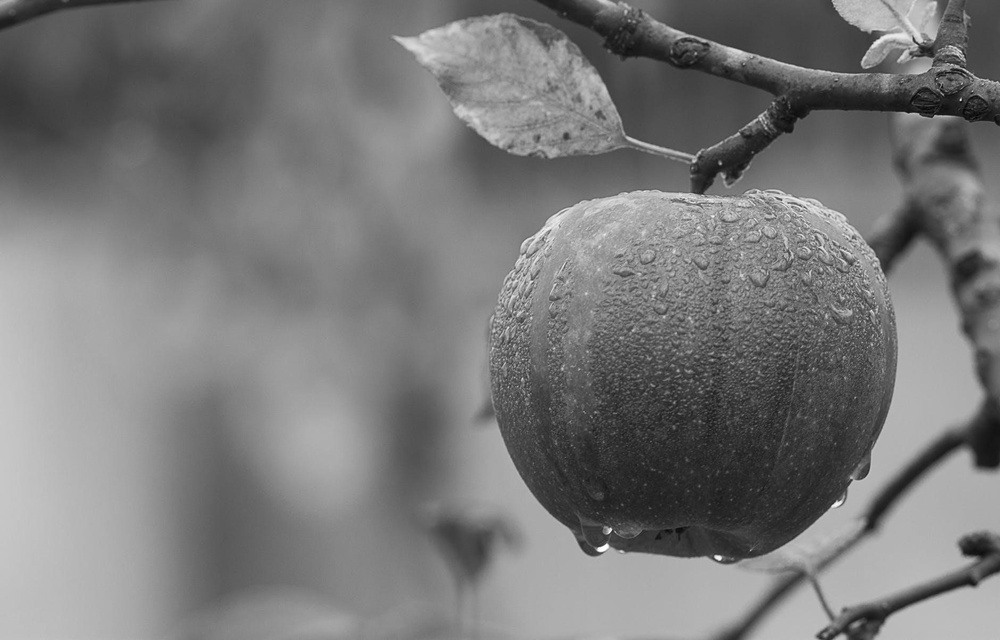
%> input picture mini_project_1/imgs/1.jpg, 1000 x 640 px, shrunk from 1880 x 1204 before the run; its folder holds 4 pictures in this run
$ octave --eval "result = prepare;"   (GNU Octave 9; MATLAB toolbox functions it lacks are replaced by stand-ins)
%> lines starting %> are read from the running program, lines starting %| are printed output that depends on the picture
### mini_project_1/functions/directory_to_sequence.m
% Note: Make sure Dataset and all subfolders are added to Matlab path
function [sequence] = directory_to_sequence(directory, img_format)
%> called with directory = './imgs', img_format = 'jpg'
% directory_to_sequence - Takes all files in directory and converts them into a matlab matrix
%
% Precondition:
%       Files in directory must all be the same size
%
% Inputs:
%       directory: Relative path to directory
%			e.g. Current Path: C:\Users\zachb\Documents\GitHub\seniordesign
%			     Relative Path: .\Dataset\processed_faces\s07\
%			Current path is your current Matlab workspace, and relative path is the path needed to get to the
%			directory you want
%		img_format: string of file format
%			e.g. bmp, jpg, tiff
% Outputs:
%		sequence: Matrix of size width x height x num color components x number of frames
%			num color components - if RGB, then 3. If grayscale, then 1, etc.
%

    % do type checking of img_format
    if(~strcmp(img_format, 'tiff') && ~strcmp(img_format, 'bmp') && ~strcmp(img_format, 'jpg'))
        error_msg = strcat('Image format: ', img_format, ' not recognized.');
        error(error_msg);
    end


    img_expr = strcat('*.', img_format);
    training_imgs = dir(fullfile(pwd, directory, img_expr));
    num_imgs=length(training_imgs)
    seq_temp=cell(0);

    for img = training_imgs'
        iter_img = imread(fullfile(img.folder,img.name));
%> iter_img is the input picture: size 640x1000 uint8; min 1, max 255, mean 121.2
        iter_img = im2double(iter_img);
%> iter_img: size 640x1000 double
        seq_temp{end+1} = iter_img;
%         seq_temp = cat(4, seq_temp, iter_img);
    end
    sequence = seq_temp;
end

### mini_project_1/functions/prepare.m
function imgs=prepare()

    clear all
    close all
    addpath('functions');
    addpath('imgs');

    t_imgs = directory_to_sequence('./imgs', 'jpg');

    %  Reduce to a single color
    imgs=cell(0);
    for img = t_imgs
        a = cell2mat(img);
        [n, k]=size(size(a));
        if(k >= 3)
            a=squeeze(a(:,:,1));
        end
        imgs{end+1} = a;
    end
%> this loop made 4 passes
%> pass 2, in prepare, `a=squeeze(a(:,:,1));`:
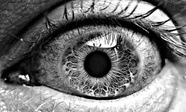
%> a: size 112x186 double; min 0, max 1, mean 0.451
%> pass 3, in prepare, `a=squeeze(a(:,:,1));`:
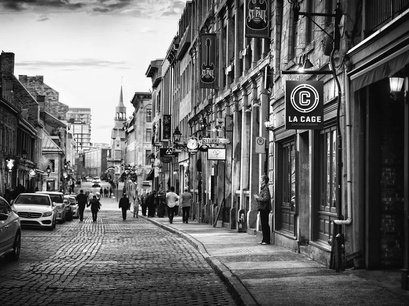
%> a: size 306x409 double; min 0, max 1, mean 0.413
end
